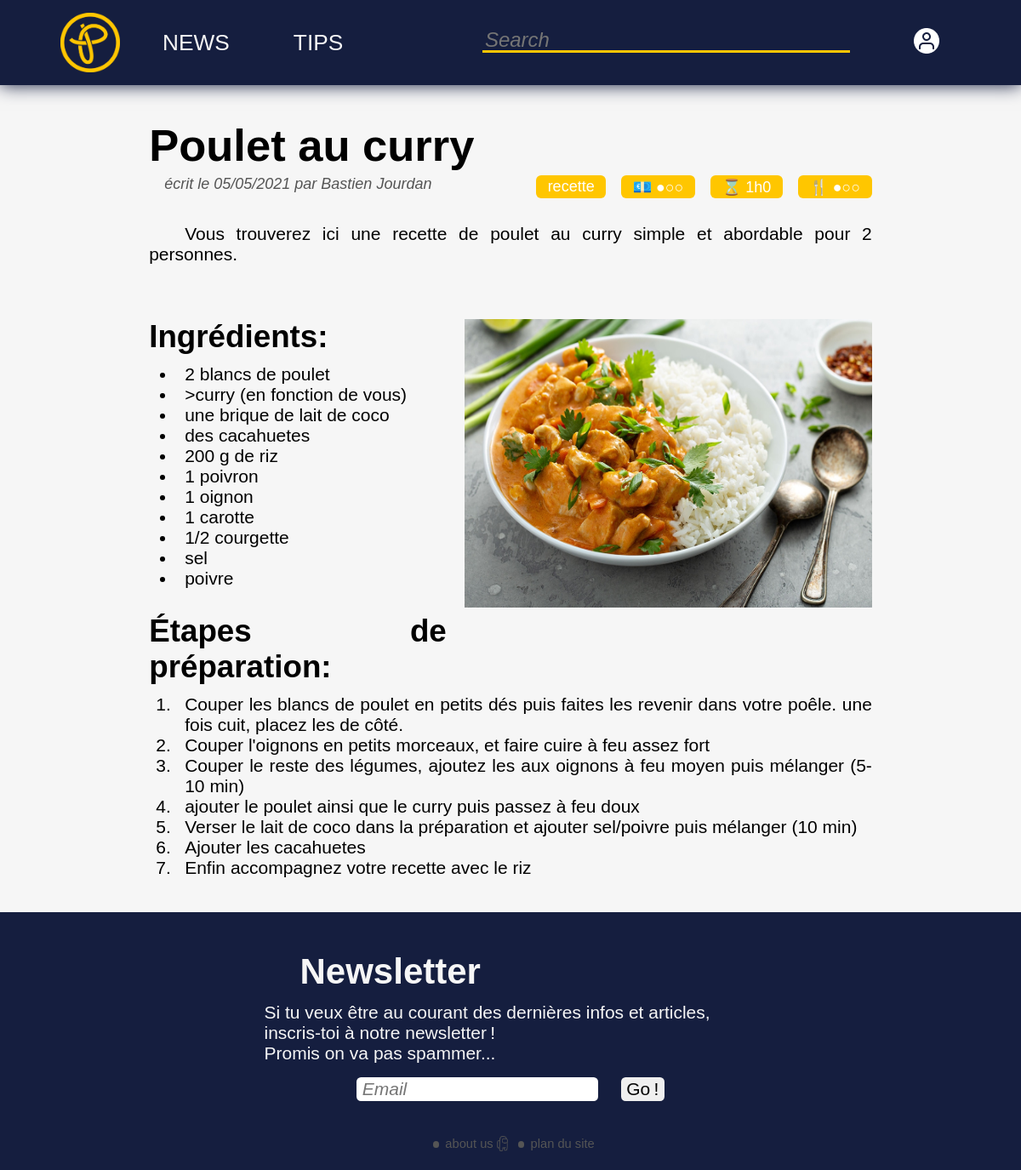
Page /article.php?art=87151145 on the committed database.
### tables this page shows
CREATE TABLE `article` (
  `idArticle` int(11) NOT NULL,
  `titre` varchar(50) NOT NULL,
  `date` date NOT NULL,
  `auteur` varchar(50) NOT NULL,
  `type` varchar(50) NOT NULL,
  `attributs` longtext NOT NULL DEFAULT '{"tags":[],"price":0,"time":0,"diff":0}',
  `contenu` longtext NOT NULL DEFAULT '{"1":""}',
  `medias` mediumtext NOT NULL DEFAULT '{"cover":""}'
);

### article.php (the view, shortened to what this page needs)
<?php
$idValid=false;
if(isset($_GET["art"])){
    $idArticle=$_GET["art"];
}else{
    header('Location:error.php?err=404');
    exit();
};
if(isset($idArticle) and ctype_digit($idArticle) and strlen($idArticle)===8){
    $idValid=true;
    $keys=file_get_contents("./keys.json",true);
    $dbAcess=json_decode($keys,true)["databaseAcess"];
    $mysqli=new mysqli("localhost",$dbAcess["username"],$dbAcess["password"],"ptitips");
    $mysqli->set_charset('utf8mb4');
    $request=$mysqli->prepare("SELECT * FROM `article` WHERE `idArticle`=?");
    $request->bind_param("i",$idArticle);
    $request->execute();
    $match=$request->get_result();
    if($match->num_rows===1){
        $match=$match->fetch_assoc();
        $idValid=true;
        $titre=$match["titre"];
        $date=new DateTime($match["date"]);
        $auteur=$match["auteur"];
        $type=$match["type"];
        $attributs=json_decode($match["attributs"]);
        $contenu=json_decode($match["contenu"]);
        $medias=json_decode($match["medias"]);
    }elseif($match->num_rows===0){
        echo '<script>alert("this article doesn\'t exists");</script>';
    }else{
        echo '<script>alert("database error");</script>';
    };
}else{
    echo '<script>alert("l\'id d\'article est invalide");</script>';
};
?>
<!DOCTYPE html>
<html lang='fr'>
    <head>
        <link rel='stylesheet' href='style.css'/>
    </head>
    <body><div class="content">
        <header>
            <nav class="nav nav--left">
                <a class="nav-item nav-item--logo" href="/">
                    <img class="logo" src="favicons/logo.png" height=70 alt="Ptitips"/>
                </a>
                <a class="nav-item nav-item--text" href="test.html">NEWS</a>
                <div class="nav-item" id="tips">
                    <a class="nav-item nav-item--text" href="search">TIPS</a>
                </div>
            </nav>
            <nav class="nav nav--right">
                <div class="nav-item" id="usericon">
                    <?php
                    if(isset($_SESSION['logged']) && $_SESSION['logged'] ){
                        echo "<a class =\"nav-item nav-item--logo\" href=\"profile.php\"><img src=\"favicons/userw.png\" alt=\"Profil\"/></a>";
                        echo "<ul class=\"nav-item__dropdown\" id=\"usericonhover\">";
                        echo "<li><a href=\"profile.php\">Profil</a></li>";
                        echo "<li><a href=\"disconnect.php\">Déconnexion</a></li>";
                        echo "</ul>";
                    }else{
                        echo "<a class =\"nav-item nav-item--logo\" href=\"register.php\"><img src=\"favicons/userw.png\" alt=\"Inscription\"/></a>";
                    }
                    ?>
                </div>
                <form class="nav-item nav-item--searchbar" action="#" method="GET" name="searchbar">
                    <input type="text" id="searchbar" name="search" placeholder="Search"/>
                </form>
            </nav>
        </header>
        <main>
            <?php
            if($idValid){
                echo "<div class=\"content-item\"><h1>{$titre}</h1><div class=\"subtitle\"><p>écrit le {$date->format('d/m/Y')} par {$auteur}</p>";
                echo "<div><button class=\"tag\" onclick=\"window.location.href='search?cat={$type}';\">{$type}</button>";
                if(property_exists($attributs,'tags')){
                    $tags=$attributs->tags;
                }else{
                    $tags=[];
                };
                if(property_exists($attributs,'price')){
                    $price=$attributs->price;
                    switch($price){
                        case 1:array_push($tags,'&#x1F4B6&nbsp;&#x25CF;&#x25CB;&#x25CB;');break;
                    }
                };
                if(property_exists($attributs,'time')){
                    $preptime=$attributs->time;
                    if($preptime!==0){
                        $hours=floor($preptime/60);
                        $minutes=($preptime%60);
                        $preptime="{$hours}h{$minutes}";
                        array_push($tags,"&#x231b;&nbsp;{$preptime}");
                    };
                };
                if(property_exists($attributs,'diff')){
                    $diff=$attributs->diff;
                    switch($diff){
                        case 1:array_push($tags,'&#x1f374&nbsp;&#x25CF;&#x25CB;&#x25CB;');break;
                    }
                };
                for($i=0;$i<count($tags);$i++){
                    echo "<button class=\"tag\">{$tags[$i]}</button>";
                };
                echo "</div></div></div>";
                $j=-2;
                for($i=1;$i<=count((array)$contenu);$i++){
                    echo "<div class=\"content-item\">";
                    if(gettype($contenu->$i)==='object'){
                        $src=$contenu->$i->src;
                        $img="<img src=\"images/{$medias->$src}\" alt=\"{$contenu->$i->alt}\">";
                        $j=$i;
                    }else{
                        if($i===$j+1){
                            echo $img;
                        }
                        echo $contenu->$i;
                    };
                    echo "</div>";
                };
            };
            ?>
        </main>
        <footer>
            <form id="newsletter" action="newsletter.php" method="POST" target="_self">
                <h2>Newsletter</h2>
                <p>Si tu veux être au courant des dernières infos et articles, inscris-toi à notre newsletter&#8239;!<br/>
                Promis on va pas spammer...</p>
                <div class="newsletter__email">
                    <input id="nl-email__field" type="email" name="nl-email" placeholder="Email"/>
                    <input id="nl-email__submit" type="submit" name="nl-submit" value="Go&#8239;!">
                </div>
            </form>
            <nav class="about">
                <a href="about-us.php">about us <img src="/favicons/amogus.png" height=10 alt=""/></a>
                <a href="sitemap.php">plan du site</a>
            </nav>
        </footer>
    </div></body>
</html>

### style.css (style rules this page uses)
:root { height:100%; font-size: 12px; font-family: 'Courier New', Courier, monospace; overflow-x: hidden; overflow-y: scroll; box-sizing: border-box; display: block; background-color: var(--dark-blue); --yellow:#FFC600; --dark-blue:#151E3F; --light-grey:#F6F6F6; }
html, body, div, span, applet, object, iframe, h1, h2, h3, h4, h5, h6, p, blockquote, input, pre, a, address, big, cite, code, del, em, img, strong, var, ol, ul, li, fieldset, form, label, legend, table, caption, tr, th, td, article, embed, header, main, footer, hgroup, menu, nav, output, button { margin: 0; padding: 0; border: 0; font: inherit; font-size: inherit; font-family: inherit; vertical-align: baseline; box-sizing: inherit; outline: none; }
body { font-size: 1.75rem; font-family: 'Trebuchet MS', 'Lucida Sans Unicode', 'Lucida Grande', 'Lucida Sans', Arial, sans-serif; background-color: var(--dark-blue); color: black; }
.content { background-color: var(--light-grey); position: relative; z-index: 1; }
h1 { font-size: 2.5em; color: inherit; font-weight: bold; padding-bottom: .1em; }
h2 { font-size: 1.75em; color: inherit; font-weight: bold; padding-bottom: .3em; }
p { font-size: inherit; color: inherit; padding-bottom: 0.25em; }
a { color:inherit; text-decoration: none; }
button { display: block; cursor: pointer; border-radius: 5px; padding: 3px 5px; }
input { display: inline-block; padding: .1em .3em; margin: .5em; border-radius: .25em; }
input::placeholder { font-style: italic; }
header { background-color: var(--dark-blue); position: -webkit-sticky; position: sticky;top: 0; height: 100px; margin: 0; padding: 0 1em; display: flex; flex-direction: row; justify-content: space-between; align-items: center; box-shadow: 0 0 20px var(--dark-blue); z-index: 99; }
.nav { display:flex; flex-flow: row nowrap; align-items: inherit; margin: 0 25px; align-items: center; }
.nav--left { flex: 1 1 auto; }
.nav--right { flex-direction: row-reverse; flex: 3 1 auto; }
.nav-item { position: relative; color: var(--light-grey); padding: 0 25px; }
.nav-item--text { font-size: 1.25em; }
.nav-item--logo { width: auto; height: 100%; align-items: center; font-size: 0; }
.logo { font-size:2em; color:var(--yellow); }
.nav-item--searchbar { font-size: 0; flex-grow: inherit; text-align: right; }
#searchbar { background-color: var(--dark-blue); box-sizing: border-box; margin: 0; height: 100%; width: 100%; min-width: 150px; max-width: 500px; height: 2rem; border-bottom: 3px solid var(--yellow); border-top: none; border-left: none; border-right: none; border-radius: 0; font-size: 2rem; padding: 3px; padding-bottom: 7px; color: var(--yellow); }
main { display: block; padding: 1.2em; margin: auto; max-width: 900px; }
.content-item { padding: .7em 0; text-align: justify; }
.content-item>p { text-indent: 2em; }
.content-item ul,ol { padding-left: 1.5em; }
.content-item li { padding-left: .5em; }
.content-item>img { display: block; margin: auto; height: 50vh; max-width: 500px; max-height: 350px; float: right; padding-left: 1em; padding-bottom: .5em; }
.subtitle { font-size: 1.5rem; display: flex; flex-flow: row; align-items: inherit; justify-content: space-between; }
.subtitle p,button { margin-left: 1em; }
.subtitle>p { color: #555; font-style: italic; text-align: left; }
.subtitle>div { display: flex; flex-flow: row nowrap; }
.subtitle .tag { display: inline-flex; background-color: var(--yellow); color: white; height: 1.5em; padding: .25em .75em; border-radius: .5rem; align-items: center; }
footer { background-color: var(--dark-blue); padding: 1em; text-align: center; }
#newsletter { margin: 25px 25%; text-align: left; }
#newsletter h2 { font-size: 2em; padding-left: 1em; color: var(--light-grey); }
#newsletter p { color: var(--light-grey); }
.newsletter__email { text-align: center; }
.about { display: inline-block; font-size: .7em; color: #555; }
.about a::before { content: ""; display: inline-block; height: .5em; width: .5em; margin: 0 .5em 0 .5em; background-color: #555; border-radius: 50%; vertical-align: middle; }
.about img { height: 1.2em; vertical-align: sub; }

### rows in the picture
article: titre "Poulet au curry", date "05/05/2021", auteur "Bastien Jourdan", type "recette"

### other values in the picture
$tags[$i] "💶 ●○○"
$tags[$i] "⌛ 1h0"
$tags[$i] "🍴 ●○○"
$contenu->$i "Vous trouverez ici une recette de poulet au curry simple et abordable pour 2 personnes."
$contenu->$i "Ingrédients: 2 blancs de poulet >curry (en fonction de vous) une brique de lait de coco des cacahuetes 200 g de riz 1 poivron 1 oignon 1 carotte 1/2 courgette sel poivre"
